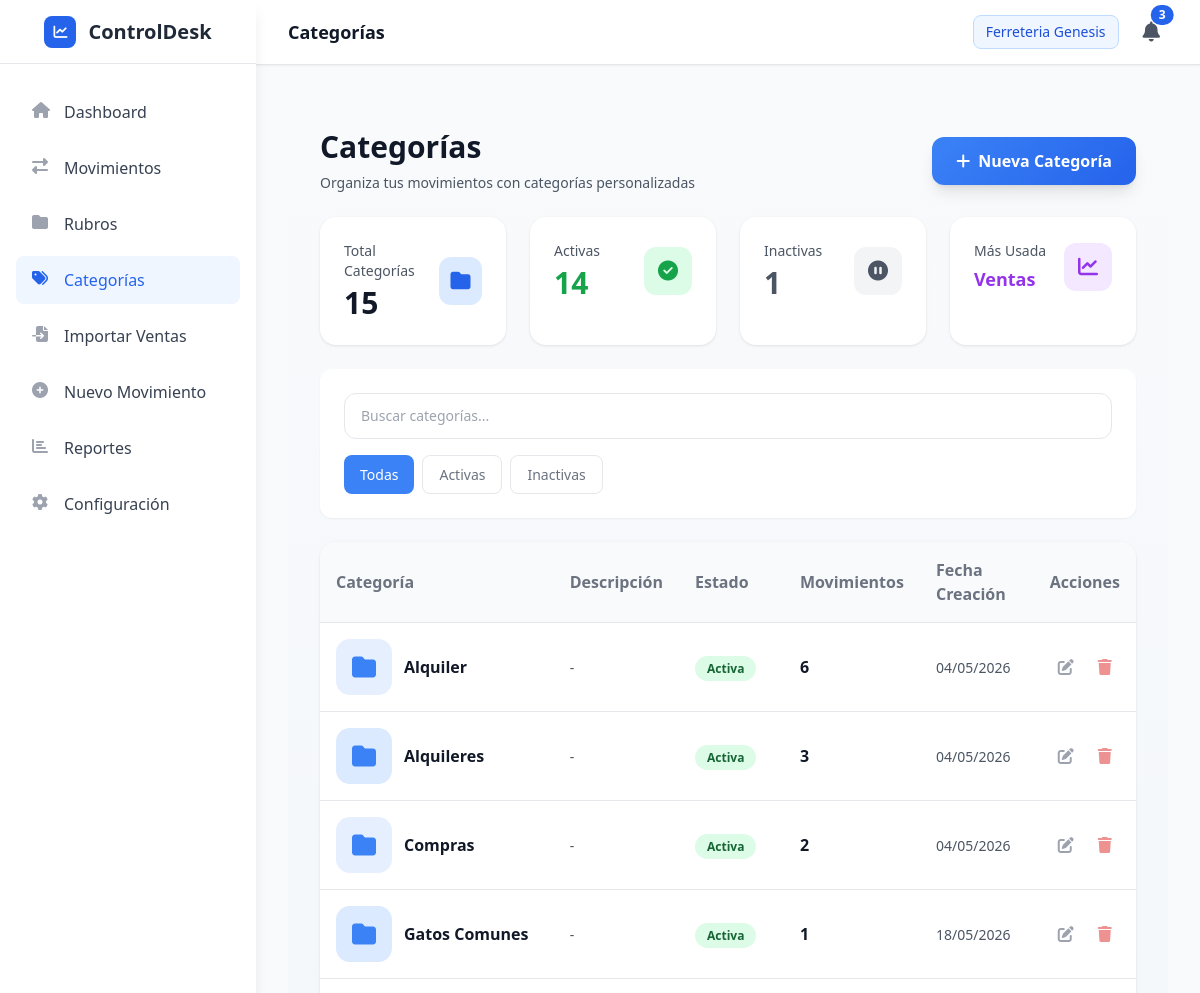
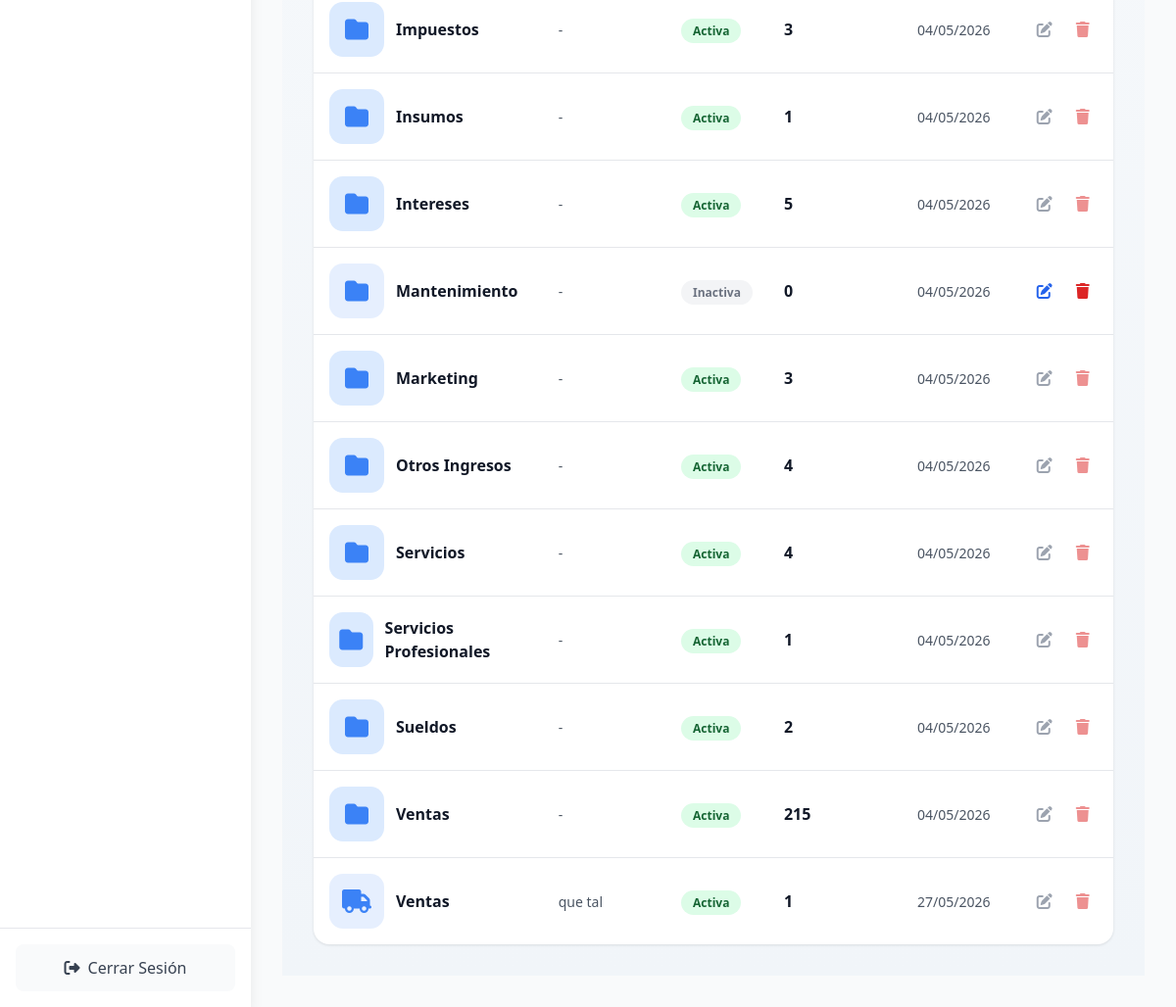
/categorias (signed in), run on the app's committed database (2 pictures, top to bottom).
### app/models/categoria.py (models this page shows, shortened)
class Categoria(db.Model):
    __tablename__ = 'categorias'
    id = db.Column(db.Integer, primary_key=True)
    nombre = db.Column(db.String(100), nullable=False)
    descripcion = db.Column(db.Text, nullable=True)
    estado = db.Column(db.String(20), nullable=False, default='activa')  # activa/inactiva
    icono = db.Column(db.String(50), nullable=True)  # FontAwesome icon class
    color = db.Column(db.String(7), nullable=True)  # Hex color code
    empresa_id = db.Column(db.Integer, db.ForeignKey('empresas.id'), nullable=True)
    fecha_creacion = db.Column(db.DateTime, default=datetime.utcnow)
    fecha_actualizacion = db.Column(db.DateTime, default=datetime.utcnow, onupdate=datetime.utcnow)
    movimientos = db.relationship('Movimiento', backref='categoria', lazy=True, cascade='all, delete-orphan')
    def get_movimientos_count(self):
        return len(self.movimientos)
    def to_dict(self):
        return {
            'id': self.id,
            'nombre': self.nombre,
            'descripcion': self.descripcion,
            'estado': self.estado,
            'icono': self.icono,
            'color': self.color,
            'empresa_id': self.empresa_id,
            'fecha_creacion': self.fecha_creacion.isoformat() if self.fecha_creacion else None,
            'fecha_actualizacion': self.fecha_actualizacion.isoformat() if self.fecha_actualizacion else None,
            'movimientos_count': self.get_movimientos_count()
        }

### app/routes/main.py (the view)
@main_bp.route('/categorias')
def categorias():
    if not AuthService.is_logged_in():
        return redirect(url_for('main.login'))
    try:
        empresa_id = session.get('empresa_id')
        search_term = request.args.get('search', '')
        estado_filter = request.args.get('estado', '')
        print(f"Debug - empresa_id: {empresa_id}, search: {search_term}, estado: {estado_filter}")
        metrics = CategoriaService.get_dashboard_metrics(empresa_id)
        print(f"Debug - metrics: {metrics}")
        if search_term:
            categorias = CategoriaService.search_categorias(search_term, empresa_id)
        elif estado_filter:
            categorias = Categoria.query.filter_by(estado=estado_filter, empresa_id=empresa_id).order_by(Categoria.nombre).all()
        else:
            categorias = CategoriaService.get_all_categorias(empresa_id)
        print(f"Debug - categorias count: {len(categorias) if categorias else 0}")
        return render_template('categorias.html',
                             categorias=categorias,
                             metrics=metrics,
                             search_term=search_term,
                             estado_filter=estado_filter)
    except Exception as e:
        print(f"Error en ruta categorías: {str(e)}")
        import traceback
        traceback.print_exc()
        flash(f'Error al cargar las categorías: {str(e)}', 'error')
        return render_template('categorias.html',
                             categorias=[],
                             metrics={},
                             search_term='',
                             estado_filter='')

### app/services/auth_service.py (called while the page is built)
    @staticmethod
    def is_logged_in() -> bool:
        return session.get('logged_in', False)

### app/services/categoria_service.py (called while the page is built)
    @staticmethod
    def get_all_categorias(empresa_id: Optional[int] = None) -> List[Categoria]:
        query = Categoria.query
        if empresa_id:
            query = query.filter_by(empresa_id=empresa_id)
        return query.order_by(Categoria.nombre).all()

    @staticmethod
    def get_dashboard_metrics(empresa_id: Optional[int] = None) -> Dict:
        query = Categoria.query
        if empresa_id:
            query = query.filter_by(empresa_id=empresa_id)
        categorias = query.all()
        total = len(categorias)
        activas = sum(1 for c in categorias if c.estado == 'activa')
        inactivas = sum(1 for c in categorias if c.estado == 'inactiva')
        categoria_mas_usada = None
        max_usos = 0
        for cat in categorias:
            usos = cat.get_movimientos_count()
            if usos > max_usos:
                max_usos = usos
                categoria_mas_usada = cat
        return {
            'total': total,
            'activas': activas,
            'inactivas': inactivas,
            'categoria_mas_usada': categoria_mas_usada.to_dict() if categoria_mas_usada else None
        }

### app/templates/categorias.html (shortened to what this page needs)
{% extends "base.html" %}
{% block page_title %}Categorías{% endblock %}
{% block content %}
<div class="categorias-container">
    <div class="flex flex-col sm:flex-row sm:items-center sm:justify-between gap-4 mb-6">
        <div>
            <h1 class="text-2xl sm:text-3xl font-bold text-gray-900 mb-2">Categorías</h1>
            <p class="text-gray-600 text-sm">Organiza tus movimientos con categorías personalizadas</p>
        </div>
        <a href="{{ url_for('main.nueva_categoria') }}" class="btn-primary text-white px-4 py-2.5 sm:px-6 sm:py-3 rounded-xl font-semibold shadow-lg hover:shadow-xl inline-flex items-center justify-center w-full sm:w-auto">
            <i class="fas fa-plus mr-2"></i>
            Nueva Categoría
        </a>
    </div>
    {% if metrics %}
    <div class="grid grid-cols-2 sm:grid-cols-4 gap-3 sm:gap-6 mb-6">
        <div class="metric-card">
            <div class="flex items-center justify-between">
                <div>
                    <p class="text-sm text-gray-600 mb-1">Total Categorías</p>
                    <p class="text-3xl font-bold text-gray-900">{{ metrics.total }}</p>
                </div>
                <div class="metric-icon bg-blue-100">
                    <i class="fas fa-folder text-blue-600 text-xl"></i>
                </div>
            </div>
        </div>
        <div class="metric-card">
            <div class="flex items-center justify-between">
                <div>
                    <p class="text-sm text-gray-600 mb-1">Activas</p>
                    <p class="text-3xl font-bold text-green-600">{{ metrics.activas }}</p>
                </div>
                <div class="metric-icon bg-green-100">
                    <i class="fas fa-check-circle text-green-600 text-xl"></i>
                </div>
            </div>
        </div>
        <div class="metric-card">
            <div class="flex items-center justify-between">
                <div>
                    <p class="text-sm text-gray-600 mb-1">Inactivas</p>
                    <p class="text-3xl font-bold text-gray-600">{{ metrics.inactivas }}</p>
                </div>
                <div class="metric-icon bg-gray-100">
                    <i class="fas fa-pause-circle text-gray-600 text-xl"></i>
                </div>
            </div>
        </div>
        <div class="metric-card">
            <div class="flex items-center justify-between">
                <div>
                    <p class="text-sm text-gray-600 mb-1">Más Usada</p>
                    <p class="text-lg font-bold text-purple-600 truncate">
                        {% if metrics.categoria_mas_usada %}
                            {{ metrics.categoria_mas_usada.nombre }}
                        {% else %}
                            -
                        {% endif %}
                    </p>
                </div>
                <div class="metric-icon bg-purple-100">
                    <i class="fas fa-chart-line text-purple-600 text-xl"></i>
                </div>
            </div>
        </div>
    </div>
    {% endif %}
    <div class="bg-white rounded-xl p-4 md:p-6 mb-6 shadow-sm">
        <div class="flex flex-col gap-4">
            <div class="flex-1">
                <input type="text"
                       id="searchInput"
                       class="search-box w-full text-sm"
                       placeholder="Buscar categorías..."
                       value="{{ search_term }}"
                       onkeyup="searchCategories()">
            </div>
            <div class="flex flex-wrap gap-2">
                <button class="filter-btn {% if estado_filter == '' %}active{% endif %}" onclick="filterByEstado('')">
                    Todas
                </button>
                <button class="filter-btn {% if estado_filter == 'activa' %}active{% endif %}" onclick="filterByEstado('activa')">
                    Activas
                </button>
                <button class="filter-btn {% if estado_filter == 'inactiva' %}active{% endif %}" onclick="filterByEstado('inactiva')">
                    Inactivas
                </button>
            </div>
        </div>
    </div>
    {% if categorias %}
    <div class="hidden md:block category-table">
        <table class="w-full">
            <thead>
                <tr>
                    <th>Categoría</th>
                    <th>Descripción</th>
                    <th>Estado</th>
                    <th>Movimientos</th>
                    <th>Fecha Creación</th>
                    <th>Acciones</th>
                </tr>
            </thead>
            <tbody>
                {% for categoria in categorias %}
                <tr>
                    <td>
                        <div class="flex items-center">
                            {% if categoria.icono %}
                            <div class="category-icon mr-3" style="background: {{ categoria.color or '#3b82f6' }}20; color: {{ categoria.color or '#3b82f6' }}">
                                <i class="fas {{ categoria.icono }}"></i>
                            </div>
                            {% else %}
                            <div class="category-icon mr-3" style="background: #dbeafe; color: #3b82f6;">
                                <i class="fas fa-folder"></i>
                            </div>
                            {% endif %}
                            <span class="font-semibold text-gray-900">{{ categoria.nombre }}</span>
                        </div>
                    </td>
                    <td>
                        <span class="text-gray-600 text-sm">
                            {{ categoria.descripcion or '-' }}
                        </span>
                    </td>
                    <td>
                        <span class="status-badge {% if categoria.estado == 'activa' %}status-active{% else %}status-inactive{% endif %}">
                            {{ categoria.estado|capitalize }}
                        </span>
                    </td>
                    <td>
                        <span class="font-semibold text-gray-900">{{ categoria.get_movimientos_count() }}</span>
                    </td>
                    <td>
                        <span class="text-gray-600 text-sm">
                            {{ categoria.fecha_creacion.strftime('%d/%m/%Y') if categoria.fecha_creacion else '-' }}
                        </span>
                    </td>
                    <td>
                        <div class="flex gap-2">
                            {% if categoria.get_movimientos_count() == 0 %}
                            <a href="{{ url_for('main.editar_categoria', categoria_id=categoria.id) }}"
                               class="action-btn p-2 text-blue-600 hover:bg-blue-50 rounded-lg"
                               title="Editar">
                                <i class="fas fa-edit"></i>
                            </a>
                            {% else %}
                            <span class="p-2 text-gray-400 cursor-not-allowed" title="No se puede editar - tiene movimientos asociados">
                                <i class="fas fa-edit"></i>
                            </span>
                            {% endif %}
                            <button onclick="confirmDeleteCategoria({{ categoria.id }}, '{{ categoria.nombre }}', {{ categoria.get_movimientos_count() }})"
                                    class="action-btn p-2 text-red-600 hover:bg-red-50 rounded-lg"
                                    title="Eliminar"
                                    {% if categoria.get_movimientos_count() > 0 %}disabled style="opacity: 0.5; cursor: not-allowed;"{% endif %}>
                                <i class="fas fa-trash"></i>
                            </button>
                        </div>
                    </td>
                </tr>
                {% endfor %}
            </tbody>
        </table>
    </div>
    {% endif %}
</div>
{% endblock %}

### app/templates/categorias.html (style rules this page uses)
.categorias-container { background: linear-gradient(180deg, #f8fafc 0%, #f1f5f9 100%); min-height: 100vh; padding: 1rem; }
@media (min-width: 640px) { .categorias-container { padding: 1.5rem; } }
@media (min-width: 1024px) { .categorias-container { padding: 2rem; } }
.metric-card { background: white; border-radius: 1rem; padding: 1.5rem; box-shadow: 0 1px 3px rgba(0, 0, 0, 0.1); transition: all 0.3s ease; }
.metric-icon { width: 48px; height: 48px; border-radius: 12px; display: flex; align-items: center; justify-content: center; }
.category-icon { width: 56px; height: 56px; border-radius: 14px; display: flex; align-items: center; justify-content: center; font-size: 1.5rem; }
.status-badge { padding: 0.25rem 0.75rem; border-radius: 9999px; font-size: 0.75rem; font-weight: 600; }
.status-active { background: #dcfce7; color: #166534; }
.status-inactive { background: #f3f4f6; color: #6b7280; }
.action-btn { transition: all 0.2s ease; }
.search-box { background: white; border: 1px solid #e5e7eb; border-radius: 0.75rem; padding: 0.75rem 1rem; transition: all 0.3s ease; }
.filter-btn { padding: 0.5rem 1rem; border-radius: 0.5rem; font-size: 0.875rem; font-weight: 500; transition: all 0.2s ease; }
.filter-btn.active { background: #3b82f6; color: white; }
.filter-btn:not(.active) { background: white; color: #6b7280; border: 1px solid #e5e7eb; }
.btn-primary { background: linear-gradient(135deg, #3b82f6 0%, #2563eb 100%); transition: all 0.3s ease; }
.category-table { background: white; border-radius: 1rem; overflow: hidden; box-shadow: 0 1px 3px rgba(0, 0, 0, 0.1); }
.category-table th { background: #f9fafb; padding: 1rem; font-weight: 600; color: #6b7280; text-align: left; border-bottom: 1px solid #e5e7eb; }
.category-table td { padding: 1rem; border-bottom: 1px solid #e5e7eb; }
.category-table tr:last-child td { border-bottom: none; }

### data on the page
Categoria: categoria_mas_usada.nombre "Ventas", nombre "Ventas", descripcion "-", estado "Activa", get_movimientos_count "215", fecha_creacion "04/05/2026"
Categoria: nombre "Alquiler", descripcion "-", estado "Activa", get_movimientos_count "6", fecha_creacion "04/05/2026"
Categoria: nombre "Alquileres", descripcion "-", estado "Activa", get_movimientos_count "3", fecha_creacion "04/05/2026"
Categoria: nombre "Compras", descripcion "-", estado "Activa", get_movimientos_count "2", fecha_creacion "04/05/2026"
Categoria: nombre "Gatos Comunes", descripcion "-", estado "Activa", get_movimientos_count "1", fecha_creacion "18/05/2026"
Categoria: nombre "Impuestos", descripcion "-", estado "Activa", get_movimientos_count "3", fecha_creacion "04/05/2026"
Categoria: nombre "Insumos", descripcion "-", estado "Activa", get_movimientos_count "1", fecha_creacion "04/05/2026"
Categoria: nombre "Intereses", descripcion "-", estado "Activa", get_movimientos_count "5", fecha_creacion "04/05/2026"
Categoria: nombre "Mantenimiento", descripcion "-", estado "Inactiva", get_movimientos_count "0", fecha_creacion "04/05/2026"
Categoria: nombre "Marketing", descripcion "-", estado "Activa", get_movimientos_count "3", fecha_creacion "04/05/2026"
Categoria: nombre "Otros Ingresos", descripcion "-", estado "Activa", get_movimientos_count "4", fecha_creacion "04/05/2026"
Categoria: nombre "Servicios", descripcion "-", estado "Activa", get_movimientos_count "4", fecha_creacion "04/05/2026"
Categoria: nombre "Servicios Profesionales", descripcion "-", estado "Activa", get_movimientos_count "1", fecha_creacion "04/05/2026"
Categoria: nombre "Sueldos", descripcion "-", estado "Activa", get_movimientos_count "2", fecha_creacion "04/05/2026"
Categoria: nombre "Ventas", descripcion "que tal", estado "Activa", get_movimientos_count "1", fecha_creacion "27/05/2026"

### other printed values
{{ session.get('empresa_nombre', 'Empresa') }} "Ferreteria Genesis"
{{ metrics.total }} "15"
{{ metrics.activas }} "14"
{{ metrics.inactivas }} "1"
